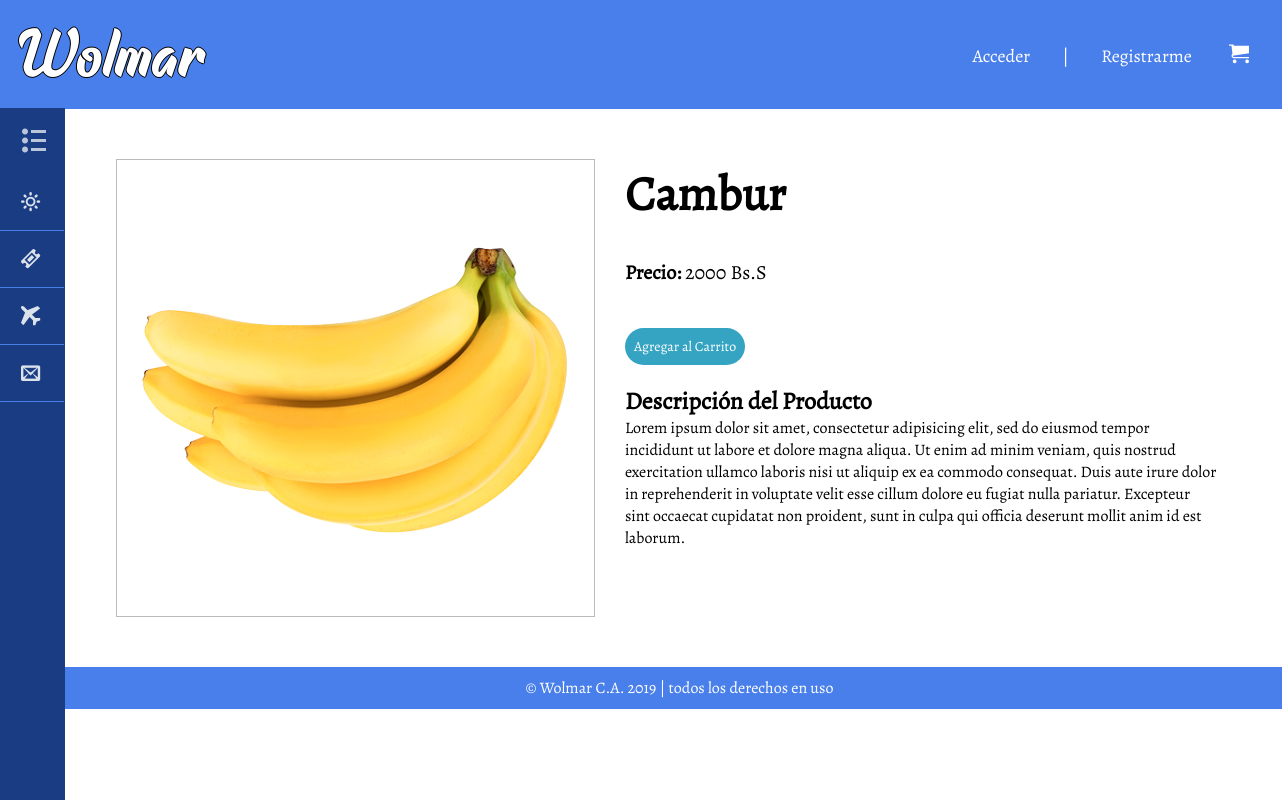
The app's page /detalles.php?id_producto=20, older data.
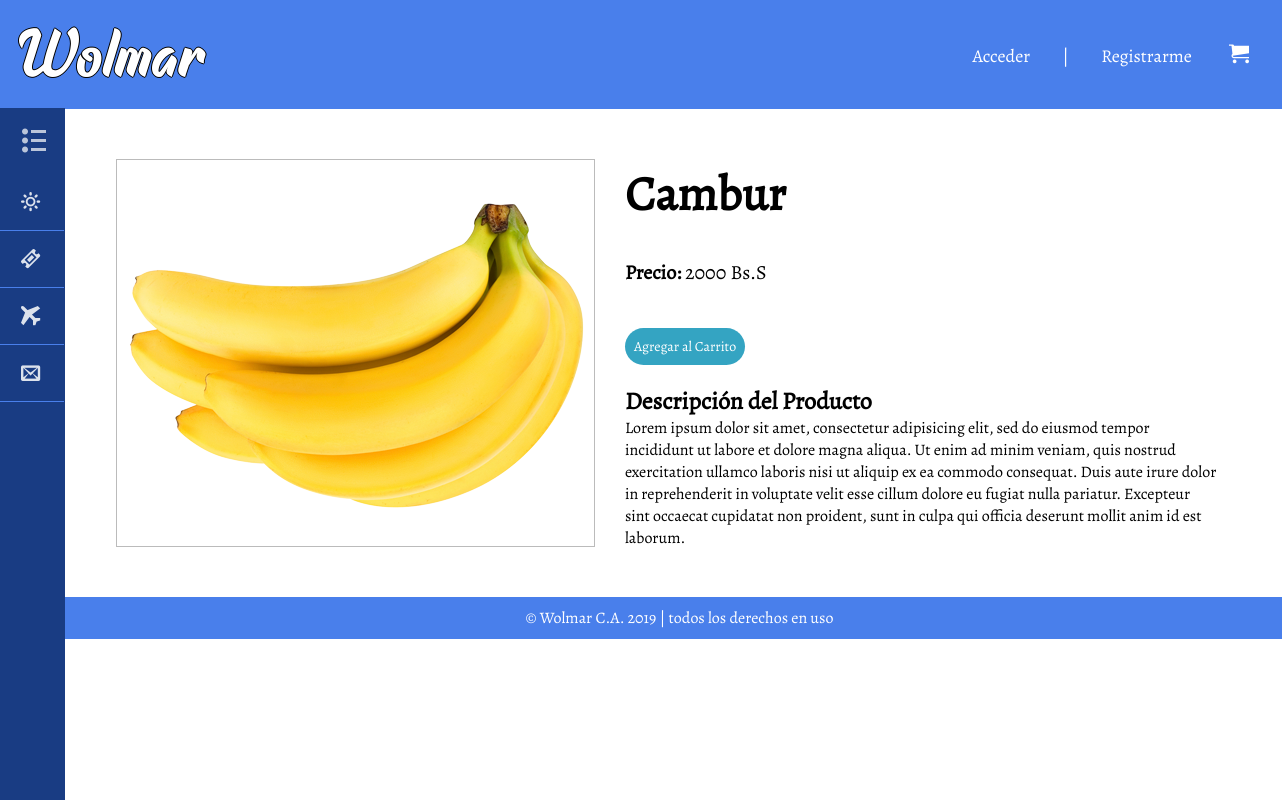
The same page, newer data.
### tables this page shows
CREATE TABLE `producto` (
  `id_producto` int(20) NOT NULL,
  `nombre` varchar(50) NOT NULL,
  `tipo` varchar(20) NOT NULL,
  `imagen` varchar(100) NOT NULL,
  `precio` float NOT NULL
);

### detalles.php (the view, shortened to what this page needs)
<?php
include 'connect.php';
$numero_id = $_GET['id_producto'];
?>
<!DOCTYPE html>
<html lang="es">
<head>
	<link rel="stylesheet" type="text/css" href="css/detalles.css">
	<link rel="stylesheet" type="text/css" href="css/fonts.css">
</head>
<body>
	<header>
		<h1 class="home"><a href="index.php">Wolmar</a></h1>
		<ul class="menuP">
            <?php if (isset($_SESSION['usuario'])): ?>
            <li><span class="icon-user"></span><?php echo $_SESSION['usuario']?></li>
            <li>|</li>
            <li><a href ="desconexion.php"><span class="icon-exit"></span>Cerrar Sesion<?php ?></a></li>
			<li>|</li>
            <li id="carrito"><a href="carro.php" class="icon-cart"></a></li>
            <?php else: ?>
            <li><a href="login.html">Acceder</a></li>
			<li>|</li>
			<li><a href="Registro.html">Registrarme</a></li>
            <li id="carrito"><a href="login.php" class="icon-cart"></a></li>
            <?php endif; ?>
		</ul>
		<nav>
				<div class="menu-bar">
					<h2><span class="icon-list2"></span>MENÚ</h2>
				</div>
			<ul class="menu">
				<li class="supermercado">
					<a href="#"><span class="icon-sun"></span>Supermercado<span class="icon-circle-down"></span></a>
				</li>
				<li>
					<a href="#"><span class="icon-ticket"></span>Ofertas</a>
				</li>
				<li>
					<a href="#"><span class="icon-airplane"></span>Importado</a>
				</li>
				<li>
					<a href="contacto.php"><span class="icon-envelop"></span>Contáctanos</a>
				</li>
			</ul>
		</nav>
	</header>
	<section class="main">
	<div class="contenido">
	    <?php
	        $consulta = mysqli_query($conexion,"SELECT * from producto WHERE id_producto = '$numero_id'");
			$atributo = mysqli_fetch_array($consulta);
	   		$imagen = $atributo ['imagen'];
	   		$nombre = $atributo ['nombre'];
		    $precio = $atributo ['precio'];
		    		echo "<div class= 'producto'>
						<img src='$imagen'>
						</div><br>
						<h3>$nombre</h3><br>
						<p class='precio'><strong>Precio: </strong>$precio Bs.S</p><br>";
		?>
			<a href="agregar_carrito.php?id_producto=<?php echo "$numero_id"?>" class="Agregar">Agregar al Carrito</a>
		<h4>Descripción del Producto</h4>
		<p>Lorem ipsum dolor sit amet, consectetur adipisicing elit, sed do eiusmod
		tempor incididunt ut labore et dolore magna aliqua. Ut enim ad minim veniam,
		quis nostrud exercitation ullamco laboris nisi ut aliquip ex ea commodo
		consequat. Duis aute irure dolor in reprehenderit in voluptate velit esse
		cillum dolore eu fugiat nulla pariatur. Excepteur sint occaecat cupidatat non
		proident, sunt in culpa qui officia deserunt mollit anim id est laborum.</p>
	</div>
	</section>
	<footer>
		<p>© Wolmar C.A. 2019 | todos los derechos en uso</p>
	</footer>
</body>
</html>

Row changes from the older to the newer data that the page shows:
changed producto "Cambur": imagen: a different picture
